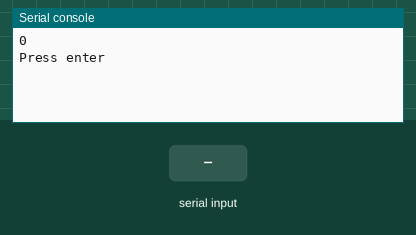
Recording of a program running on a simulated MicroPython board. Shown: the last lines printed to the serial console. The inputs (shaded band) are chosen by the test bench.

Above: at 1.2 s.
1.3 s: "1" typed at the serial console, then Enter
At 2.5 s:
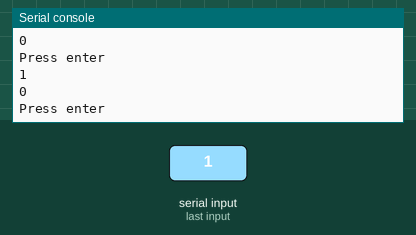
2.8 s: "2" typed at the serial console, then Enter
At 3.9 s:
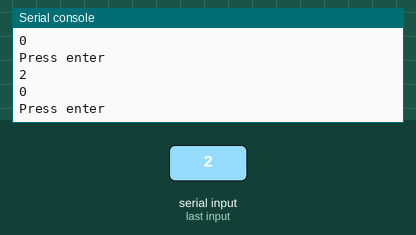
Timing chart, 0 to 5.8 s (numbered marks = the images above; inputs shaded):
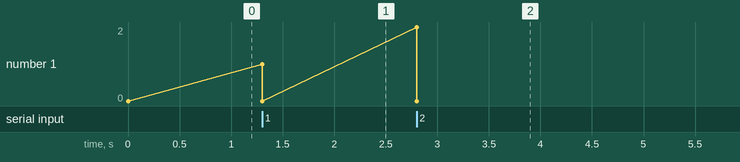

Measured:
- after the input at 1.3 s, the serial console: prints a new line at once (image 1)
- after the input at 2.8 s, the serial console: prints a new line at once (image 2)

The program:

main.py
```python
import machine
from machine import Pin, SoftI2C
import time


dat = Pin(17,Pin.IN,Pin.PULL_UP)
rises = 0
def encoder_irq(pin):
	global rises
	rises+=1


clk = Pin(18,Pin.IN,Pin.PULL_UP)
clk.irq(trigger=Pin.IRQ_FALLING,handler=encoder_irq)


while True:
	# values = []
	# for i in range(16):
	# 	values.append(clk.value())
	print(rises)
	q = input('Press enter')
	
```
